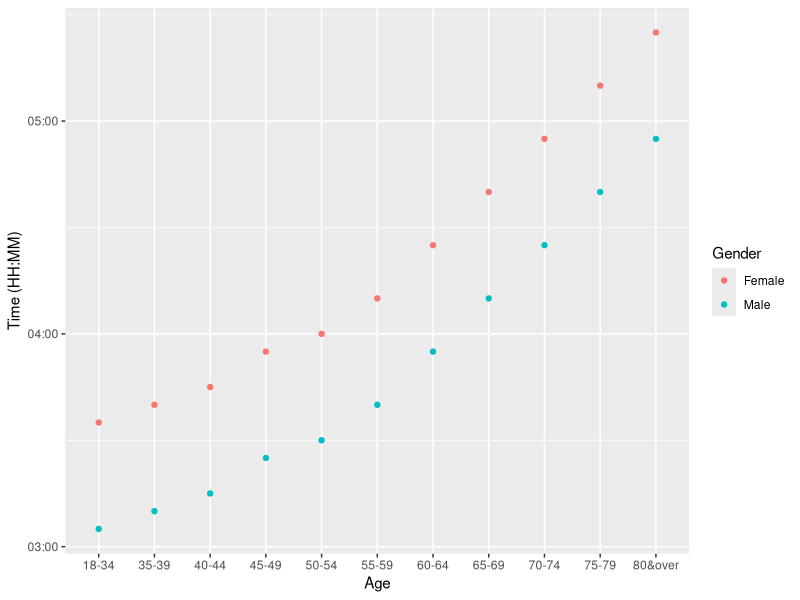

This figure's R source:
## ---- chunk 1
library(ggplot2)
times <- read.table("BostonQualifyingPaces.txt",header=TRUE,sep="")
times$Time <- as.POSIXct(strptime(times$Time, "%H:%M:%S"))
qplot(data=times,Age,Time,geom="point",colour=ifelse(Gender=="Male","Male","Female"))+ylab("Time (HH:MM)")+labs(colour="Gender")
